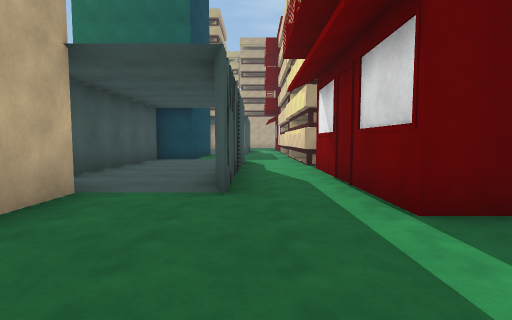
view 1 (above)

24 first-person views from a walk through a Unity game level. The camera is 1.4 m above the floor, tilts 4° down and sees 85° across. The floor is counted in squares, 2 m on a side. Each view is taken from the middle of a square. On the plan, view 1 faces up. The plan holds only what a view shows up to about 9 squares ahead; the rest is blank. The place goes on beyond the plan. The player character is not drawn. Surface patterns are stand-ins for the level's own textures.

view 2
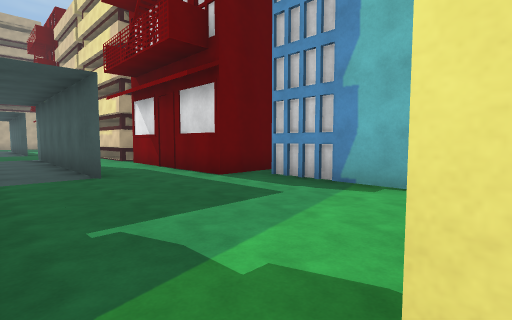

view 3
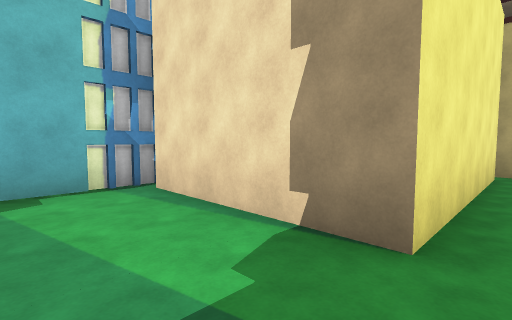

view 4
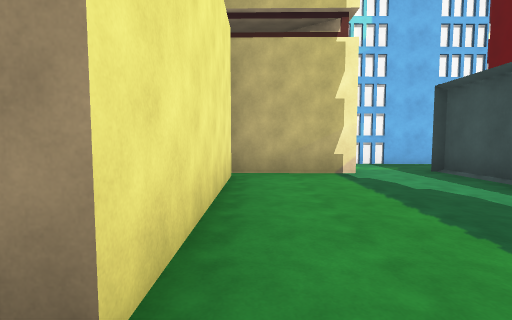

view 5
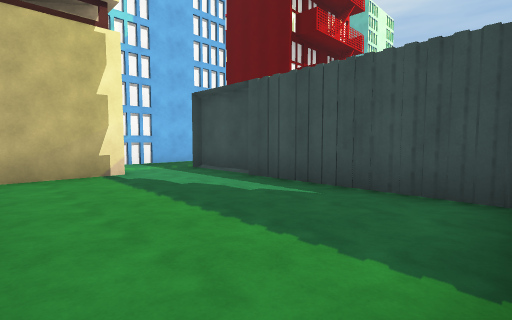

view 6
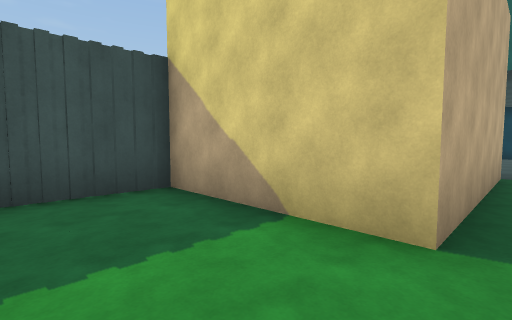

view 7
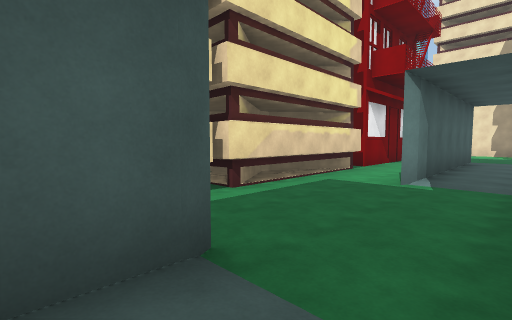

view 8
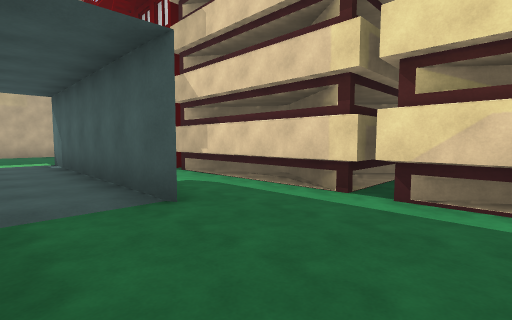

view 9
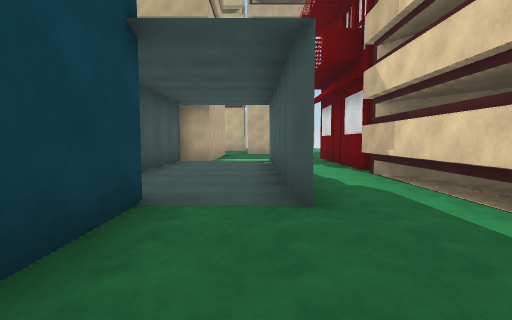

view 10
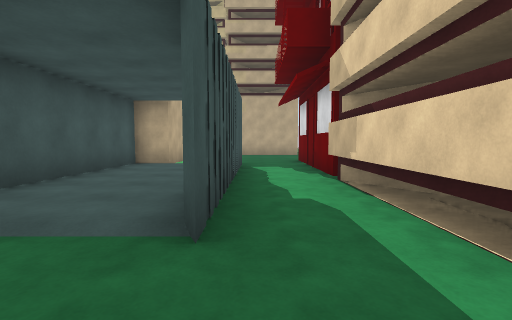

view 11
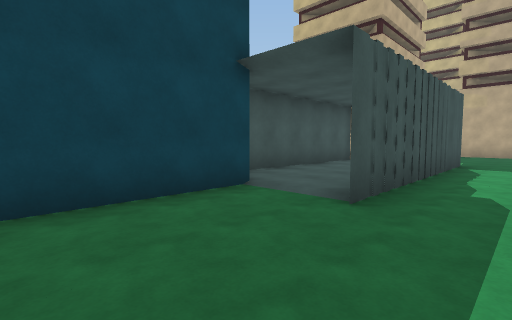

view 12
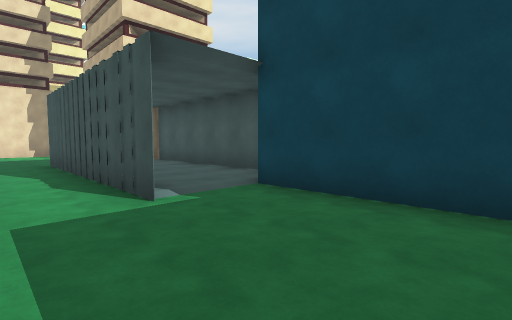

view 13
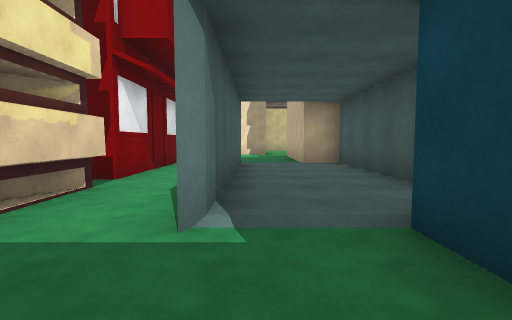

view 14
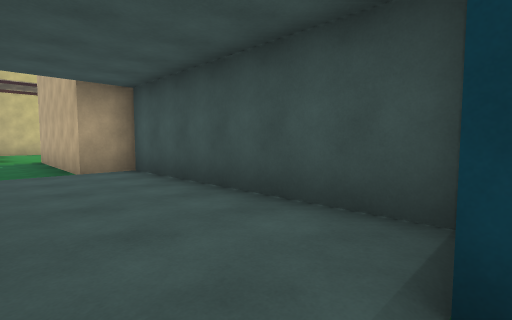

view 15
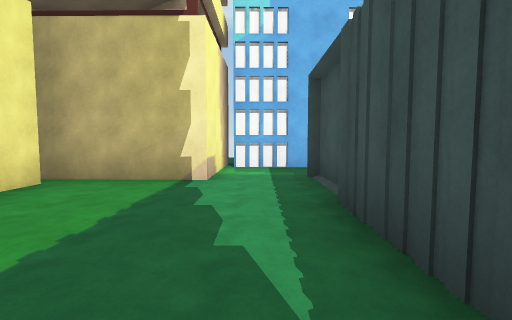

view 16
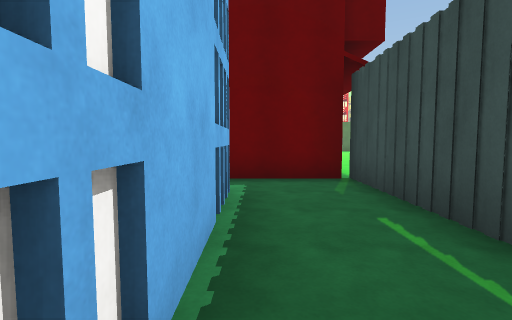

view 17
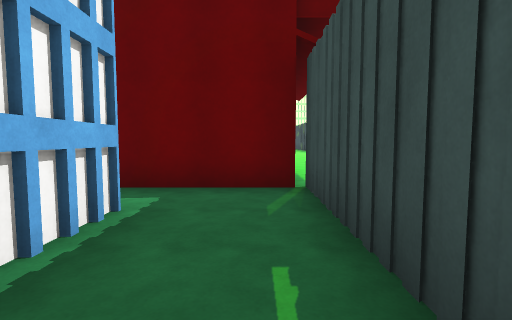

view 18
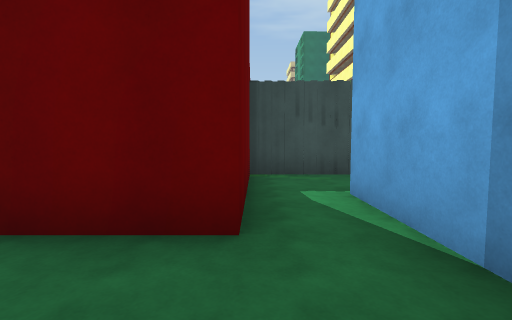

view 19
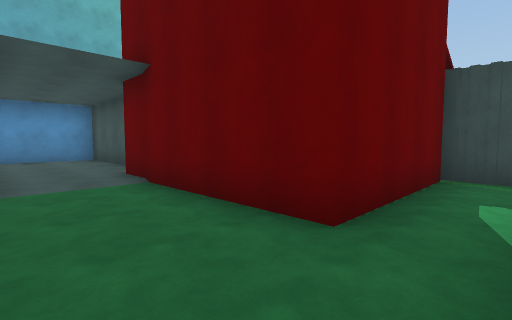

view 20
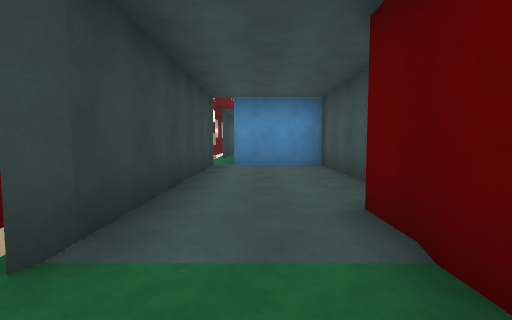

view 21
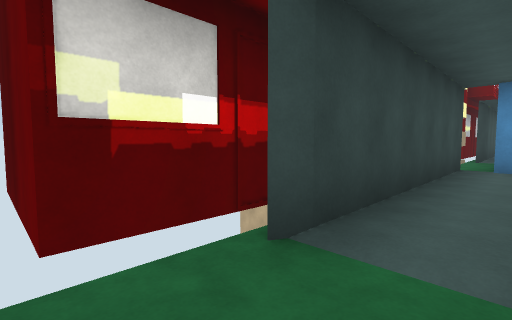

view 22
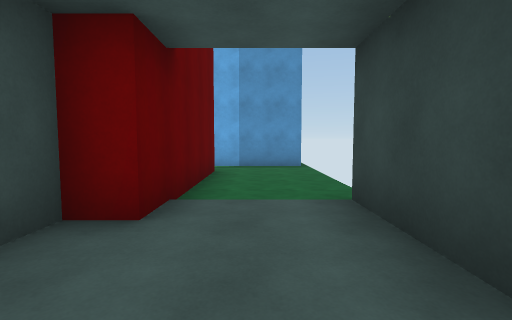

view 23
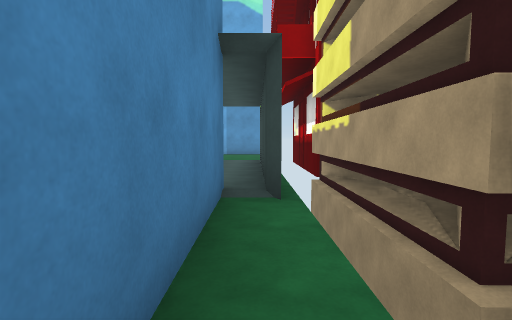

view 24
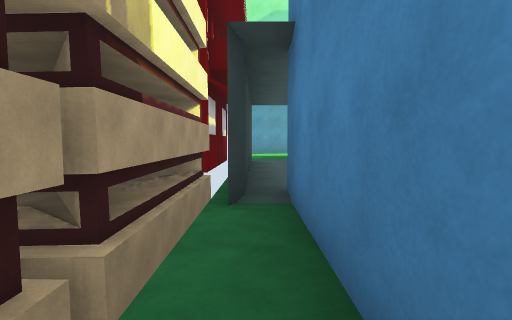

### Floor plan
Ten units are one square. View 1 is at (0, 0); x grows to the right and y downward. Boxes are objects, and circles mark ways between rooms. Rooms are numbered by the first view taken in them; rooms with no view inside come last. Other rooms are left out.
<svg viewBox="-241 -215 277 365">
<path fill="none" stroke="#000" d="M-15 19 21 19M-22 -37 -22 10M31 -26 15 -26 15 -36M24 21 23 -19M-58 54 -58 72M-41 69 -11 70M-22 10 -59 10 -59 52M-15 66 -15 19M-23 -142 -23 -97M13 -127 13 -173M13 -123 15 -123M-4 -99 -4 -36 -6 -39 -6 -96 -4 -99M-34 -96 -34 -37 -22 -37M15 -174 15 -210M13 -76 13 -121M-4 -202 -4 -139 -6 -142 -6 -199M-34 -201 -34 -151M-24 -209 -24 -201M15 -36 15 -70M14 -127 25 -143M15 -123 15 -171M28 -150 14 -169M14 -79 28 -100 13 -121 20 -121M-67 73 -101 72 -101 110M-87 115 -88 94 -44 93M-42 104 -41 69M-147 144 -122 144M-167 144 -149 144M-198 133 -194 131 -137 131 -133 133M-101 110 -146 110 -146 103 -193 103 -192 126 -236 126M-87 134 -87 115M-217 141 -170 142M-233 131 -229 133M-234 141 -219 141M-213 142 -209 145M-215 143 -172 144M-235 143 -220 143"/>
<circle cx="-20" cy="10" r="3" fill="#2a7"/>
<circle cx="-7" cy="-30" r="3" fill="#2a7"/>
<circle cx="-50" cy="70" r="3" fill="#2a7"/>
<circle cx="-95" cy="105" r="3" fill="#2a7"/>
<text x="0" y="-10">1</text>
<text x="-40" y="40">2</text>
<text x="-10" y="-130">3</text>
<text x="-80" y="90">4</text>
<text x="-150" y="120">5</text>
</svg>
Room 1 opens to room 2. Room 1 opens to room 3. Room 2 opens to room 4. Room 4 opens to room 5.

Where each view was taken, in squares from view 1:
view 1: 0 up, 0 right, facing up
view 2: 2 down, 2 left, facing up-right
view 3: 0 up, 2 left, facing down-right
view 4: 1 down, 2 left, facing down
view 5: 1 down, 2 left, facing down-left
view 6: 3 down, 2 left, facing up-left
view 7: 15 up, 2 left, facing down-right
view 8: 11 up, 2 left, facing up-right
view 9: 11 up, 1 left, facing up
view 10: 12 up, 0 right, facing up
view 11: 11 up, 1 right, facing up-left
view 12: 13 up, 1 right, facing down-left
view 13: 12 up, 1 left, facing down
view 14: 10 up, 1 left, facing down-left
view 15: 2 down, 5 left, facing down
view 16: 9 down, 5 left, facing left
view 17: 8 down, 6 left, facing left
view 18: 13 down, 10 left, facing up
view 19: 13 down, 9 left, facing up-left
view 20: 12 down, 12 left, facing left
view 21: 12 down, 12 left, facing down-left
view 22: 12 down, 17 left, facing right
view 23: 13 down, 23 left, facing right
view 24: 13 down, 20 left, facing left
